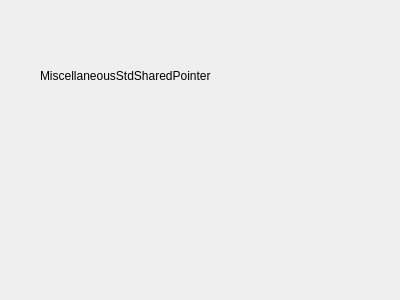
<?xml version="1.0" encoding="UTF-8"?>
<ui version="4.0">
 <class>MiscellaneousStdSharedPointer</class>
 <widget class="MiscellaneousBase" name="MiscellaneousStdSharedPointer">
  <property name="geometry">
   <rect>
    <x>0</x>
    <y>0</y>
    <width>400</width>
    <height>300</height>
   </rect>
  </property>
  <property name="windowTitle">
   <string>MiscellaneousStdSharedPointer</string>
  </property>
  <widget class="QLabel" name="label">
   <property name="geometry">
    <rect>
     <x>40</x>
     <y>60</y>
     <width>221</width>
     <height>31</height>
    </rect>
   </property>
   <property name="text">
    <string>MiscellaneousStdSharedPointer</string>
   </property>
  </widget>
 </widget>
 <layoutdefault spacing="6" margin="11"/>
 <customwidgets>
  <customwidget>
   <class>MiscellaneousBase</class>
   <extends>QWidget</extends>
   <header>miscellaneousbase.h</header>
   <container>1</container>
  </customwidget>
 </customwidgets>
 <resources/>
 <connections/>
</ui>
